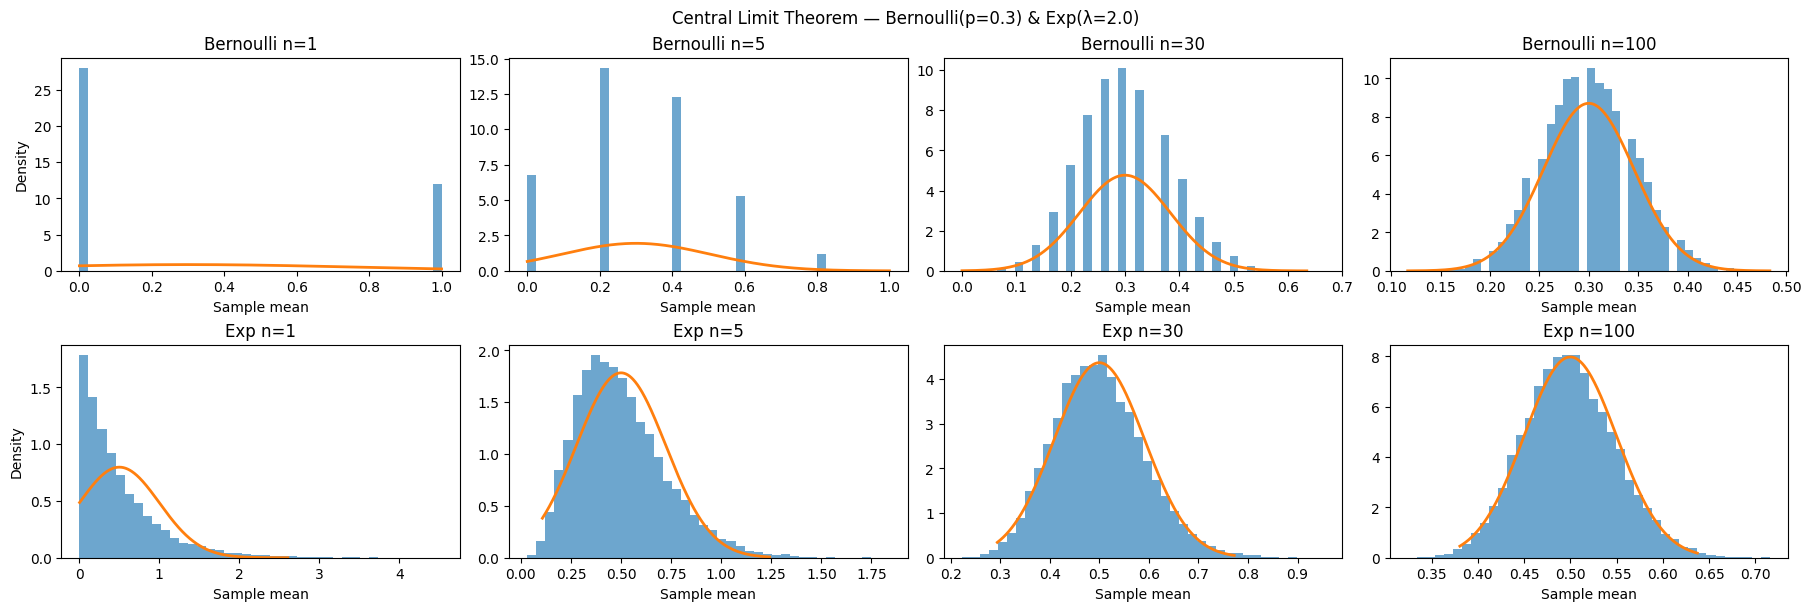

Recreate this plot in Python.
# -*- coding: utf-8 -*-
"""HW0223.ipynb

Automatically generated by Colab.

Original file is located at
    https://colab.research.google.com/drive/1RHh6VdOlUXOF2gM5OXPmxLNPYB6dJo3F
"""

import numpy as np
import matplotlib.pyplot as plt

def normal_pdf(x, mu, sigma):
    return (1.0 / (sigma * np.sqrt(2*np.pi))) * np.exp(-0.5 * ((x - mu) / sigma)**2)

def simulate_sample_means(dist, n, m, rng, **kwargs):
    if dist == "bernoulli":
        p = kwargs["p"]
        samples = rng.binomial(1, p, size=(m, n))
        return samples.mean(axis=1)

    if dist == "exponential":
        lam = kwargs["lam"]
        samples = rng.exponential(scale=1.0/lam, size=(m, n))
        return samples.mean(axis=1)

def plot_clt_demo(
    p=0.3,
    lam=2.0,
    ns=(1, 5, 30, 100),
    m=20000,
    bins=40,
    seed=42,
    out_path="clt_demo.png",
):
    rng = np.random.default_rng(seed)

    fig, axes = plt.subplots(2, 4, figsize=(18, 6), constrained_layout=True)

    # ---- Bernoulli ----
    mu_b = p
    var_b = p * (1 - p)

    for j, n in enumerate(ns):
        ax = axes[0, j]
        means = simulate_sample_means("bernoulli", n, m, rng, p=p)

        ax.hist(means, bins=bins, density=True, alpha=0.65)

        sigma = np.sqrt(var_b / n)
        x = np.linspace(max(0, mu_b - 4*sigma), min(1, mu_b + 4*sigma), 400)
        ax.plot(x, normal_pdf(x, mu_b, sigma), linewidth=2)

        ax.set_title(f"Bernoulli n={n}")
        ax.set_xlabel("Sample mean")
        if j == 0:
            ax.set_ylabel("Density")

    # ---- Exponential ----
    mu_e = 1/lam
    var_e = 1/(lam**2)

    for j, n in enumerate(ns):
        ax = axes[1, j]
        means = simulate_sample_means("exponential", n, m, rng, lam=lam)

        ax.hist(means, bins=bins, density=True, alpha=0.65)

        sigma = np.sqrt(var_e / n)
        x = np.linspace(np.percentile(means, 0.5), np.percentile(means, 99.5), 400)
        ax.plot(x, normal_pdf(x, mu_e, sigma), linewidth=2)

        ax.set_title(f"Exp n={n}")
        ax.set_xlabel("Sample mean")
        if j == 0:
            ax.set_ylabel("Density")

    fig.suptitle(f"Central Limit Theorem — Bernoulli(p={p}) & Exp(λ={lam})")

    # ✔ 存圖
    fig.savefig(out_path, dpi=200)

    # ✔ 顯示圖
    plt.show()


if __name__ == "__main__":
    plot_clt_demo()
